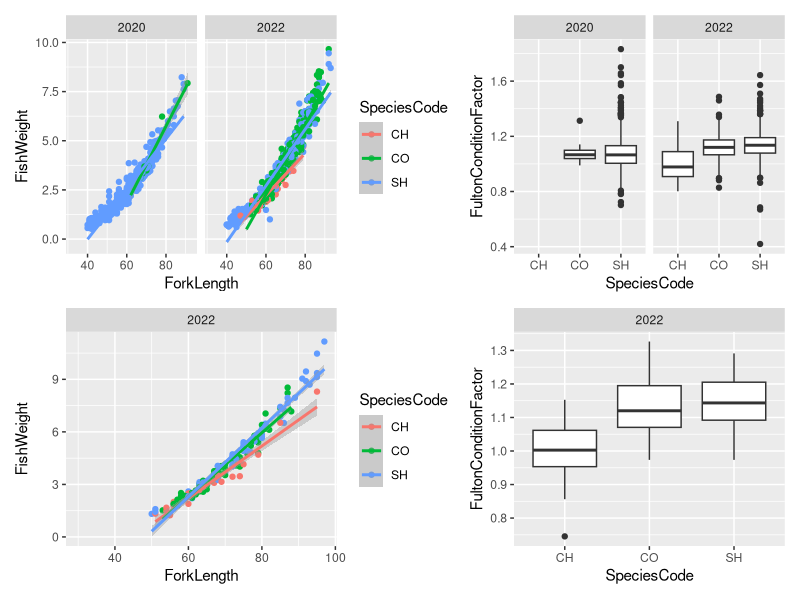
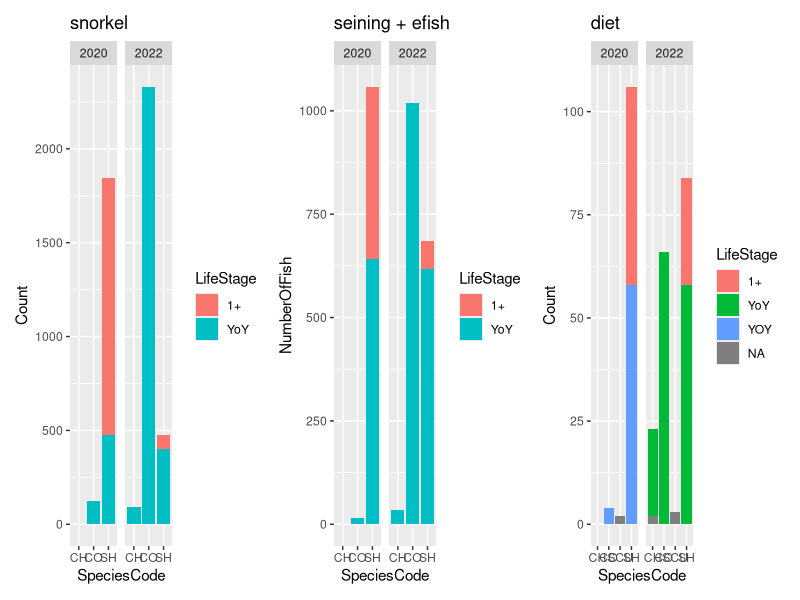
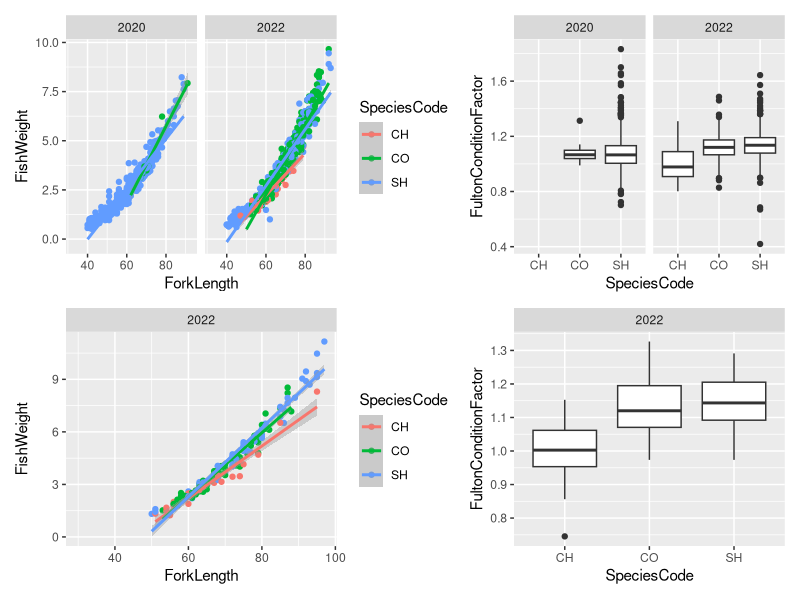
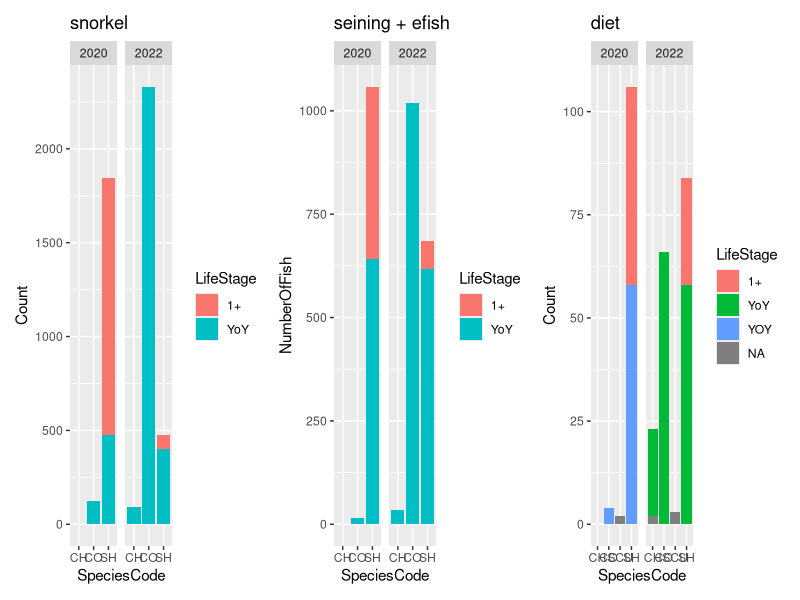

Reproduce these figures in R, in order. (Note: this script raises an error after producing the figures.)
# Last updated 06/03/2026
# notes:
  # fulton condition factor
    # a) fish measurements - sig. b/n CH[0.997], SH[1.108], CO[1.119] & FieldSeason 2022 > 2020 [0.054] dif.
    # b) diet data original - sig. b/n CH[1.015], SH[1.147], CO[1.126] & FieldSeason 2022 > 2020 [0.056] dif.
  # counts
    # proportions from seining + efishing seems to match diet data better (makes sense given they used similar methods to catch fish for gut lavage)
    # snorkel may be most representative but have the highest error...
# NOTE: almost all graphed data is based on YoY lifestage... may want to make adjustments for final report

# Libraries ---------------------------------------------------------------

library(tidyverse)
library(patchwork)

# Calling files -----------------------------------------------------------

fish_snorkel <- read.csv("Data/Created_Data/Fish_Snorkel.csv")
fish_measurement <- read.csv("Data/Created_Data/Fish_Measurement.csv")
diet_data_original <- read.csv("Data/Created_Data/Diet_Data_Original.csv")

# Raw plotting ------------------------------------------------------------

### fulton condition factor

## fish measurement

# fish measurement weight vs length

# limit life stage and dimensions to diet data set
survey_length_weight_plot <- ggplot(fish_measurement %>% filter(LifeStage == "YoY", between(ForkLength, 30, 100)), 
       aes(x = ForkLength, y = FishWeight, color = SpeciesCode)) +
  geom_point() +
  facet_wrap(~FieldSeason) +
  stat_smooth(formula = y ~ x^3,
              method = "glm")

# fish measurement fulton condition factor

survey_FCF_plot <- ggplot(fish_measurement %>% filter(LifeStage == "YoY", between(ForkLength, 30, 100)), 
       aes(x = SpeciesCode, y = FultonConditionFactor)) +
  geom_boxplot() +
  facet_wrap(~FieldSeason)

## diet data original

# diet data original weight vs length

diet_length_weight_plot <- ggplot(diet_data_original %>% filter(LifeStage == "YoY"), 
       aes(x = ForkLength, y = FishWeight, color = SpeciesCode)) +
  geom_point() +
  facet_wrap(~FieldSeason) +
  stat_smooth(formula = y ~ x^3,
              method = "glm")

# diet data original fulton condition factor

diet_FCF_plot <- ggplot(diet_data_original %>% filter(LifeStage == "YoY"),
                        aes(x = SpeciesCode, y = FultonConditionFactor)) +
  geom_boxplot() +
  facet_wrap(~FieldSeason)

### rough counts

# snorkel 

snorkel_count_plot <- ggplot(fish_snorkel, 
                             aes(x = SpeciesCode, y = Count, fill = LifeStage)) +
  geom_col() +
  facet_wrap(~FieldSeason) +
  labs(title = "snorkel")

# seining + efishing

measurement_count_plot <- ggplot(fish_measurement, 
                                 aes(x = SpeciesCode, y = NumberOfFish, fill = LifeStage)) +
  geom_col() +
  facet_wrap(~FieldSeason) +
  labs(title = "seining + efish")

# diet 

diet_count_plot <- ggplot(diet_data_original %>% 
                            group_by(SpeciesCode, FieldSeason, LifeStage) %>% 
                            summarize(Count = n()),
                          aes(x = SpeciesCode, y = Count, fill = LifeStage)) +
  geom_col() +
  facet_wrap(~FieldSeason) +
  labs(title = "diet")

# Combining plots ---------------------------------------------------------

### fulton condition factor

(survey_length_weight_plot + survey_FCF_plot) / (diet_length_weight_plot + diet_FCF_plot)
ggsave("Figures/New_Figures/FCF_Comparison.png", width = 10, height = 8)

### counts

snorkel_count_plot + measurement_count_plot + diet_count_plot
ggsave("Figures/New_Figures/Count_Comparison.png", width = 15, height = 10)

# Significance testing ----------------------------------------------------

### fulton condition factor

# fish measurement

summary(glm(FultonConditionFactor ~ SpeciesCode + FieldSeason,
            fish_measurement %>% filter(LifeStage == "YoY", between(ForkLength_mm, 30, 100)),
            family = gaussian(link = "identity")))

# diet data original

summary(glm(FultonConditionFactor ~ SpeciesCode + FieldSeason,
            diet_data_original %>% filter(LifeStage == "YoY"),
            family = gaussian(link = "identity")))
